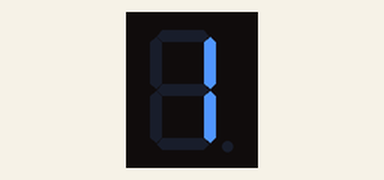
Recording of a sketch running on a simulated Arduino Mega 2560, built with avr-gcc and run on an emulated ATmega2560. Shown: 1-digit seven-segment display. Wiring (from diagram.json): 1-digit 7-segment display, segments lit when LOW: segments pin 22, pin 23, pin 24, pin 25, pin 26, pin 27, pin 28, pin 29. The segment pins are drawn as the display they are named for.

Above: at 0.1 s.
At 0.54 s:
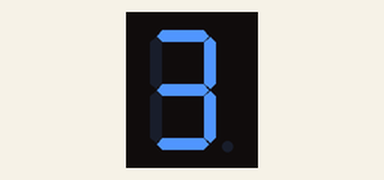
At 0.98 s:
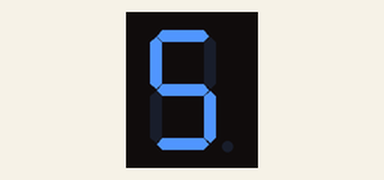
At 1.85 s:
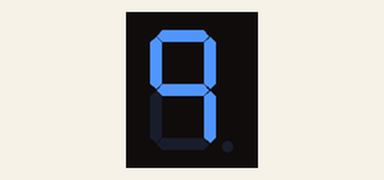
At 2.95 s:
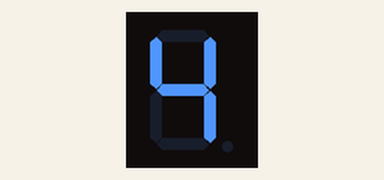
At 3.82 s:
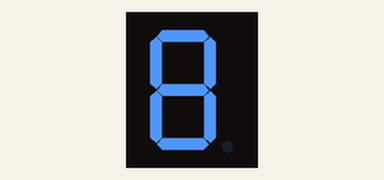

Measured:
- by itself, everything shown: repeats every 4.2 s, in 18 steps

The sketch:

ETALVIS_Problem_06_08.ino
```cpp
//Embedded Systems Programming - GPIO
//Seven Segment Control Problems
//Set 6 Problem 08
//connect a common Anode seven segment display  port A
//Display ODD numbers from '1' to '9' one by one with 1 second delaY &
//Display EVEN numbers from '0' to '8' one by one with 1 second delay.
void displayEVEN(void);//Displays EVEN numberS
void displayODD(void);//Displays ODD numberS
void delay1(void);//For 1 second delay
void setup() {
  // put your setup code here, to run once:
  volatile char *ddrA;
  ddrA = 0x21;
  *ddrA = 0xFF;
}
void loop() {
  // put your main code here, to run repeatedly:
  displayODD();
  delay1();
  displayEVEN();
}


void displayODD(void)
{
  volatile char *outA;
  outA = 0x22;
  unsigned char dispODD[5] = {0xF9,0xB0,0x92,0XF8,0x98};
  volatile int i;
  for (i = 0; i < 5; i++)
  {
    *outA = dispODD[i];
    delay1();
    *outA = 0xFF;
    delay1();
  }
}
void displayEVEN(void)
{
  volatile char *outA;
  outA = 0x22;
  unsigned char dispEVEN[4] = {0xA4,0x99,0x83,0x80};
  volatile int i;
  for (i = 0; i < 4; i++)
  {
    *outA = dispEVEN[i];
    delay1();
    *outA = 0xFF;
    delay1();
  }
}
void delay1()
{
  volatile long d;
  for (d = 0; d < 100000; d++);
}
```
